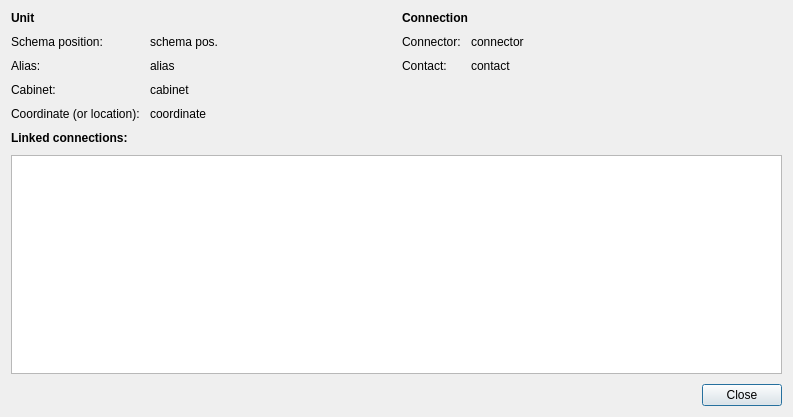
<?xml version="1.0" encoding="UTF-8"?>
<ui version="4.0">
 <class>mdtClLinkedUnitConnectionInfoDialog</class>
 <widget class="QDialog" name="mdtClLinkedUnitConnectionInfoDialog">
  <property name="geometry">
   <rect>
    <x>0</x>
    <y>0</y>
    <width>793</width>
    <height>417</height>
   </rect>
  </property>
  <property name="windowTitle">
   <string>Linked connections info</string>
  </property>
  <layout class="QVBoxLayout" name="verticalLayout_3">
   <property name="spacing">
    <number>10</number>
   </property>
   <item>
    <layout class="QHBoxLayout" name="horizontalLayout">
     <item>
      <layout class="QVBoxLayout" name="verticalLayout_2">
       <item>
        <widget class="QLabel" name="lbUnit">
         <property name="font">
          <font>
           <weight>75</weight>
           <bold>true</bold>
          </font>
         </property>
         <property name="text">
          <string>Unit</string>
         </property>
        </widget>
       </item>
       <item>
        <layout class="QFormLayout" name="formLayout">
         <item row="0" column="0">
          <widget class="QLabel" name="lbSchemaPositionLabel">
           <property name="text">
            <string>Schema position:</string>
           </property>
          </widget>
         </item>
         <item row="0" column="1">
          <widget class="QLabel" name="lbSchemaPosition">
           <property name="text">
            <string>schema pos.</string>
           </property>
          </widget>
         </item>
         <item row="1" column="0">
          <widget class="QLabel" name="lbAliasLabel">
           <property name="text">
            <string>Alias:</string>
           </property>
          </widget>
         </item>
         <item row="1" column="1">
          <widget class="QLabel" name="lbAlias">
           <property name="text">
            <string>alias</string>
           </property>
          </widget>
         </item>
         <item row="2" column="0">
          <widget class="QLabel" name="lbCabinetLabel">
           <property name="text">
            <string>Cabinet:</string>
           </property>
          </widget>
         </item>
         <item row="2" column="1">
          <widget class="QLabel" name="lbCabinet">
           <property name="text">
            <string>cabinet</string>
           </property>
          </widget>
         </item>
         <item row="3" column="0">
          <widget class="QLabel" name="lbCoordinateLabel">
           <property name="text">
            <string>Coordinate (or location):</string>
           </property>
          </widget>
         </item>
         <item row="3" column="1">
          <widget class="QLabel" name="lbCoordinate">
           <property name="text">
            <string>coordinate</string>
           </property>
          </widget>
         </item>
        </layout>
       </item>
      </layout>
     </item>
     <item>
      <layout class="QVBoxLayout" name="verticalLayout">
       <item>
        <widget class="QLabel" name="lbConnection">
         <property name="sizePolicy">
          <sizepolicy hsizetype="Preferred" vsizetype="Maximum">
           <horstretch>0</horstretch>
           <verstretch>0</verstretch>
          </sizepolicy>
         </property>
         <property name="font">
          <font>
           <weight>75</weight>
           <bold>true</bold>
          </font>
         </property>
         <property name="text">
          <string>Connection</string>
         </property>
        </widget>
       </item>
       <item>
        <layout class="QFormLayout" name="formLayout_2">
         <property name="fieldGrowthPolicy">
          <enum>QFormLayout::ExpandingFieldsGrow</enum>
         </property>
         <item row="0" column="0">
          <widget class="QLabel" name="lbConnectorLabel">
           <property name="text">
            <string>Connector:</string>
           </property>
          </widget>
         </item>
         <item row="0" column="1">
          <widget class="QLabel" name="lbConnector">
           <property name="text">
            <string>connector</string>
           </property>
          </widget>
         </item>
         <item row="1" column="0">
          <widget class="QLabel" name="lbContactLabel">
           <property name="text">
            <string>Contact:</string>
           </property>
          </widget>
         </item>
         <item row="1" column="1">
          <widget class="QLabel" name="lbContact">
           <property name="text">
            <string>contact</string>
           </property>
          </widget>
         </item>
        </layout>
       </item>
      </layout>
     </item>
    </layout>
   </item>
   <item>
    <widget class="QLabel" name="lbLinkedConnections">
     <property name="font">
      <font>
       <pointsize>9</pointsize>
       <weight>75</weight>
       <bold>true</bold>
      </font>
     </property>
     <property name="text">
      <string>Linked connections:</string>
     </property>
    </widget>
   </item>
   <item>
    <widget class="QTableView" name="twLinkedConnections"/>
   </item>
   <item>
    <widget class="QDialogButtonBox" name="buttonBox">
     <property name="orientation">
      <enum>Qt::Horizontal</enum>
     </property>
     <property name="standardButtons">
      <set>QDialogButtonBox::Close</set>
     </property>
    </widget>
   </item>
  </layout>
 </widget>
 <resources/>
 <connections>
  <connection>
   <sender>buttonBox</sender>
   <signal>accepted()</signal>
   <receiver>mdtClLinkedUnitConnectionInfoDialog</receiver>
   <slot>accept()</slot>
   <hints>
    <hint type="sourcelabel">
     <x>248</x>
     <y>254</y>
    </hint>
    <hint type="destinationlabel">
     <x>157</x>
     <y>274</y>
    </hint>
   </hints>
  </connection>
  <connection>
   <sender>buttonBox</sender>
   <signal>rejected()</signal>
   <receiver>mdtClLinkedUnitConnectionInfoDialog</receiver>
   <slot>reject()</slot>
   <hints>
    <hint type="sourcelabel">
     <x>316</x>
     <y>260</y>
    </hint>
    <hint type="destinationlabel">
     <x>286</x>
     <y>274</y>
    </hint>
   </hints>
  </connection>
 </connections>
</ui>
